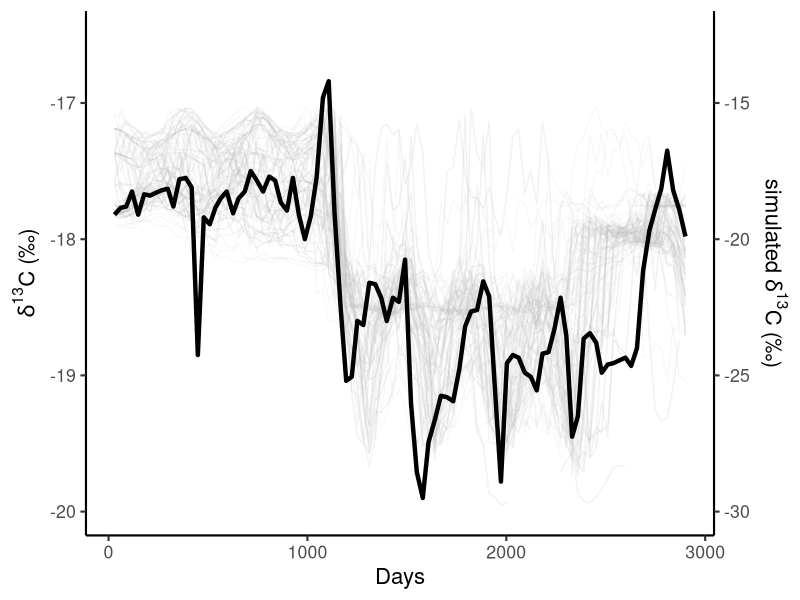

R code for this plot:
# = = = = = = = = = = = = = = = = = = = = = = = = = = = = = =
# Code for Figure 3
# Adapted from code by Clive Trueman by Natalie Cooper Nov 2017
# = = = = = = = = = = = = = = = = = = = = = = = = = = = = = =
# Load libraries
library(tidyverse)
library(gtable)
library(grid)

# Read in the measured whale data and select blue whale
whale_isos <- read_csv("data/raw-whale-isotope-data.csv")
blue <- filter(whale_isos, whale_ID == "KC7")

# Read in top 100 models
top100 <- read.csv("data/top10smooth.csv")

# Fix day numbers to match in both
blue$Day.sim <- rev(unique(top100$Day))

# Create three plots, one for blue whale and one for simulations, and 
# a base plot with axes etc.
base_plot <- 
  ggplot(blue, aes(x = Day.sim, y = d13C)) +
  #geom_line(size = 1.5) +
  theme_classic(base_size = 16) + 
  xlab("Days") + 
  ylab(expression(paste(delta^{13}, "C (\u2030)"))) +
  scale_y_continuous(limits = c(-20, -16.5),
                     sec.axis = sec_axis(~.+4, 
                                breaks = c(-16, -15, -14, -13),
                                labels = c(-30, -25, -20, -15),
                                name = expression(paste("simulated ", 
                                                        delta^{13}, "C (\u2030)")))) +
  theme(panel.background = element_blank())

top_plot <- 
  ggplot(top100, aes(x = Day, y = d13C_smooth+2, group = Rep)) +
  geom_line(alpha = 0.1, col = "grey") +
  theme_classic(base_size = 16) + 
  xlab("") + 
  ylab("") +
  scale_y_continuous(limits = c(-30, -12.5))  +
  theme(panel.background = element_blank())

blue_plot <- 
  ggplot(blue, aes(x = Day.sim, y = d13C)) +
  geom_line(size = 1.5) +
  theme_classic(base_size = 16) + 
  xlab("Days") + 
  ylab(expression(paste(delta^{13}, "C (\u2030)"))) +
  scale_y_continuous(limits = c(-20, -16.5),
                     sec.axis = sec_axis(~.+4, 
                                         breaks = c(-16, -15, -14, -13),
                                         labels = c(-30, -25, -20, -15),
                                         name = expression(paste("simulated ", 
                                                                 delta^{13}, "C (\u2030)")))) +
  theme(panel.background = element_blank())

# Combine plots
# Create grobs
g1 <- ggplotGrob(base_plot)
g2 <- ggplotGrob(top_plot)
g3 <- ggplotGrob(blue_plot)

# Get the locations of the plot panels in g1.
pp <- c(subset(g1$layout, name == "panel", se = t:r))

# Overlap panel for second plot on that of the first plot
gall <- gtable_add_grob(g1, list(g2$grobs[[which(g2$layout$name == "panel")]], 
                                 g3$grobs[[which(g3$layout$name == "panel")]]), 
                        t = pp$t, l = pp$l, b = pp$b, r = pp$l,
                        name = 1:2)
plot(gall)

ggsave("manuscript/revision/figures/Figure-3-blue-sims.png", gall, 
       device = png(width = 600, height = 400))
